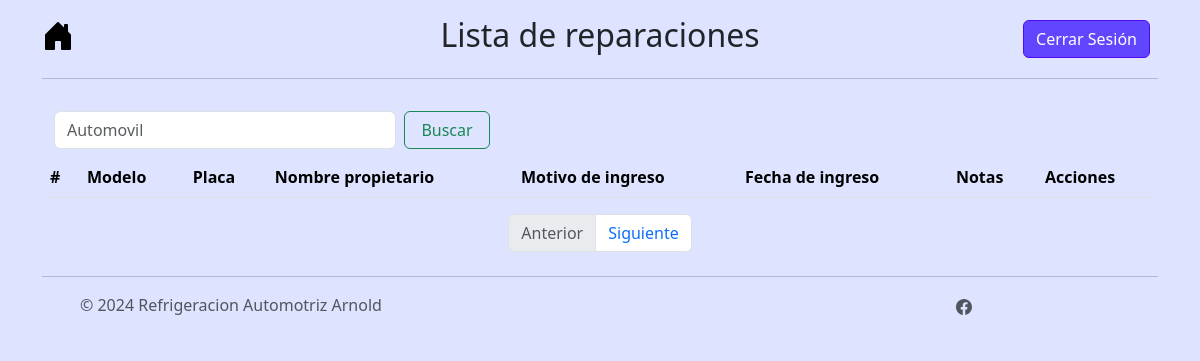
/menu/reparaciones/page (signed in), run on an earlier commit of the app's database.
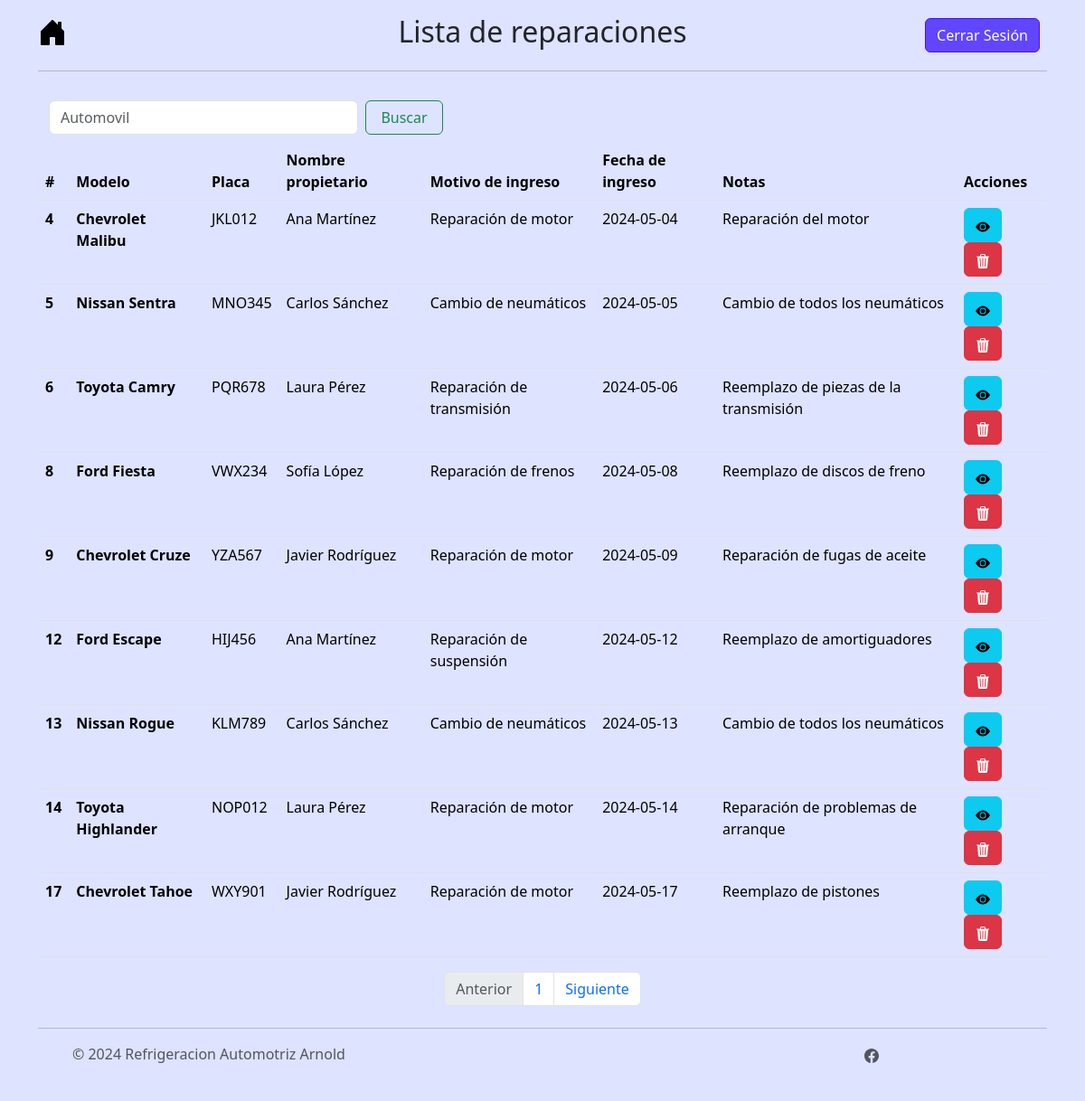
And on a later commit of the database.
### tables this page shows
CREATE TABLE automoviles (id_automovil INTEGER PRIMARY KEY AUTOINCREMENT NOT NULL, marca TEXT NOT NULL, modelo TEXT NOT NULL, placa TEXT UNIQUE NOT NULL, motivo_ingreso TEXT (150) NOT NULL, fecha_ingreso DATE NOT NULL, notas TEXT (255), estado TEXT NOT NULL DEFAULT "En espera", alta INTEGER DEFAULT (0) NOT NULL, nombre_propietario TEXT NOT NULL, telefono_propietario TEXT NOT NULL, correo_propietario TEXT NOT NULL, activo INTEGER NOT NULL DEFAULT (1), fecha_egreso TEXT, costo_total INTEGER, piezas_usadas TEXT, costo_mano_obra INTEGER);

### controller/reparaciones_controller.py (the view)
@app.route("/menu/reparaciones")
@app.route("/menu/reparaciones/page")
@app.route("/menu/reparaciones/page/<int:page>")
@login_required
def registro_reparaciones(page=1):
    rows = select_automovil_db(page)
    return render_template('menu_reparaciones.html', data=rows)

### controller/login_controller.py (called while the page is built)
@login_manager.user_loader
def load_user(user_id):
    return db.get_or_404(Users, user_id)

### model/reparaciones_model.py (called while the page is built)
def select_automovil_db(page):
    limit=10
    start = limit * (page - 1)
    alta = 1
    try:
        conn = sqlite3.connect("instance/arnold_autorefrigeraciones.db")
        c = conn.cursor()
        c.execute("SELECT * FROM automoviles WHERE alta = ? LIMIT ?, ?", (alta, start, limit))
        myresult = c.fetchall()
        insertObject = []
        columnNames = [column[0] for column in c.description]
        for record in myresult:
            insertObject.append(dict(zip(columnNames, record)))
        count = contar_automoviles_inavtivos_db()
        total_pages = ceil(int(count) / int(limit))
        conn.close()
        return [insertObject, total_pages]
    except sqlite3.Error as e:
        print("Error:", e)
        return None

### templates/menu_reparaciones.html (shortened to what this page needs)
{% extends 'base.html' %}
{% block styling %}
  {{ super() }}
  <link rel="stylesheet" href="/static/css/styles.css">
{% endblock %}
{% block nombre_menu %}Lista de reparaciones{% endblock %}
{% block content %}
<div class="container parent">
  <nav class="navbar">
    <div class="container-fluid">
      <form class="d-flex" role="search", action="{{url_for('select_reparacion_by_filter')}}", method="POST">
        <input class="form-control me-2 col-lg-3" type="search" placeholder="Automovil" aria-label="Search" name="filtro" required>
        <button class="btn btn-outline-success col-lg-3" type="submit">Buscar</button>
      </form>
    </div>
  </nav>
<div class="table-responsive bg-custom">
  <table class="table table-hover" id="tabla_automoviles">
    <thead class="thead-dark">
      <tr>
        <th scope="col">#</th>
        <th scope="col">Modelo</th>
        <th scope="col">Placa</th>
        <th scope="col">Nombre propietario</th>
        <th scope="col">Motivo de ingreso</th>
        <th scope="col">Fecha de ingreso</th>
        <th scope="col">Notas</th>
        <th scope="col">Acciones</th>
      </tr>
    </thead>
    <tbody>
      {% for automovil in data[0] %}
        <tr>
          <th>{{ automovil.id_automovil }}</th>
          <th>{{ automovil.modelo }}</th>
          <td>{{ automovil.placa}}</td>
          <td>{{ automovil.nombre_propietario }}</td>
          <td>{{ automovil.motivo_ingreso }}</td>
          <td>{{ automovil.fecha_ingreso }}</td>
          <td>{{ automovil.notas }}</td>
          <td>
            <button type="button" class="btn btn-info" data-bs-toggle="modal" data-bs-target="#modal_update{{automovil.id_automovil}}">
              <svg xmlns="http://www.w3.org/2000/svg" width="16" height="16" fill="currentColor" class="bi bi-eye-fill" viewBox="0 0 16 16">
                <path d="M10.5 8a2.5 2.5 0 1 1-5 0 2.5 2.5 0 0 1 5 0"/>
                <path d="M0 8s3-5.5 8-5.5S16 8 16 8s-3 5.5-8 5.5S0 8 0 8m8 3.5a3.5 3.5 0 1 0 0-7 3.5 3.5 0 0 0 0 7"/>
              </svg>
            </button>
            <button type="button" class="btn btn-danger" data-bs-toggle="modal" data-bs-target="#modal_delete{{automovil.id_automovil}}">
            </button>
          </td>
        </tr>
      {% endfor %}
      </tbody>
    </table>
  </div>
  <nav aria-label="Page navigation example">
    <ul class="pagination justify-content-center">
      <li class="page-item disabled">
        <a class="page-link">Anterior</a>
      </li>
      {% for i in range(data[1]) %}
        <li class="page-item"><a class="page-link" href="{{url_for('menu_automoviles', page=i+1)}}">{{i+1}}</a></li>
      {% endfor %}
      <li class="page-item">
        <a class="page-link" href="#">Siguiente</a>
      </li>
    </ul>
  </nav>
</div>
<div class="toast-container position-fixed bottom-0 end-0 p-3">
</div>
{% endblock %}

What changed in the data, as far as the page shows it:
now on this page (row edited): automoviles: id_automovil "4", modelo "Chevrolet Malibu", placa "JKL012", nombre_propietario "Ana Martínez", motivo_ingreso "Reparación de motor", fecha_ingreso "2024-05-04", notas "Reparación del motor"
now on this page (row edited): automoviles: id_automovil "5", modelo "Nissan Sentra", placa "MNO345", nombre_propietario "Carlos Sánchez", motivo_ingreso "Cambio de neumáticos", fecha_ingreso "2024-05-05", notas "Cambio de todos los neumáticos"
now on this page (row edited): automoviles: id_automovil "6", modelo "Toyota Camry", placa "PQR678", nombre_propietario "Laura Pérez", motivo_ingreso "Reparación de transmisión", fecha_ingreso "2024-05-06", notas "Reemplazo de piezas de la transmisión"
now on this page (row edited): automoviles: id_automovil "8", modelo "Ford Fiesta", placa "VWX234", nombre_propietario "Sofía López", motivo_ingreso "Reparación de frenos", fecha_ingreso "2024-05-08", notas "Reemplazo de discos de freno"
now on this page (row edited): automoviles: id_automovil "9", modelo "Chevrolet Cruze", placa "YZA567", nombre_propietario "Javier Rodríguez", motivo_ingreso "Reparación de motor", fecha_ingreso "2024-05-09", notas "Reparación de fugas de aceite"
now on this page (row edited): automoviles: id_automovil "12", modelo "Ford Escape", placa "HIJ456", nombre_propietario "Ana Martínez", motivo_ingreso "Reparación de suspensión", fecha_ingreso "2024-05-12", notas "Reemplazo de amortiguadores"
now on this page (row edited): automoviles: id_automovil "13", modelo "Nissan Rogue", placa "KLM789", nombre_propietario "Carlos Sánchez", motivo_ingreso "Cambio de neumáticos", fecha_ingreso "2024-05-13", notas "Cambio de todos los neumáticos"
now on this page (row edited): automoviles: id_automovil "14", modelo "Toyota Highlander", placa "NOP012", nombre_propietario "Laura Pérez", motivo_ingreso "Reparación de motor", fecha_ingreso "2024-05-14", notas "Reparación de problemas de arranque"
now on this page (row edited): automoviles: id_automovil "17", modelo "Chevrolet Tahoe", placa "WXY901", nombre_propietario "Javier Rodríguez", motivo_ingreso "Reparación de motor", fecha_ingreso "2024-05-17", notas "Reemplazo de pistones"
Also different on the page:
new list line: "1"
